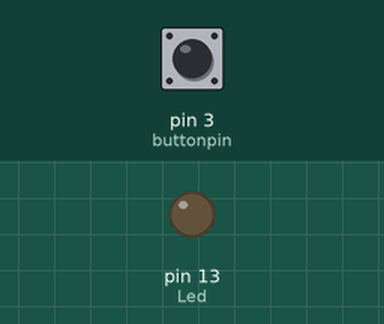
This sketch was run on a simulated Arduino Uno, built with avr-gcc and run on an emulated ATmega328P. On the bench: output pins drawn as LEDs (lit = HIGH). The inputs (shaded band) are chosen by the test bench; at power-on: pin 3 (buttonpin) LOW.

Above: at 1.2 s.
1.3 s: pin 3 (buttonpin) pulled HIGH for 0.15 s
At 1.37 s:
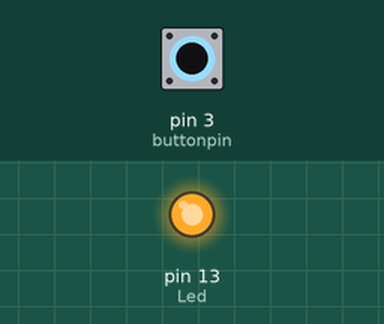
2.9 s: pin 3 (buttonpin) pulled HIGH for 3.2 s
At 7.1 s:
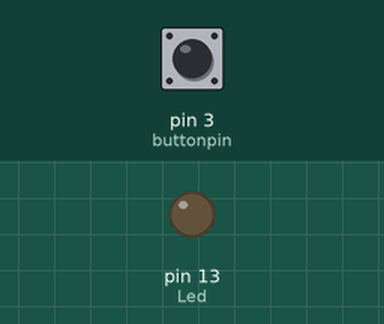
Timing chart, 0 to 8.6 s (numbered marks = the images above; inputs shaded):
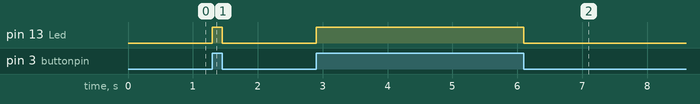

Measured:
- after the input at 1.3 s, pin 13 (Led): LOW → HIGH at once, → LOW 0.15 s later
- after the input at 2.9 s, pin 13 (Led): LOW → HIGH at once, → LOW 3.2 s later

The sketch:

modulo-sensor-audio-digital-out.ino
```cpp
int Led = 13 ;// define LED Interface
int buttonpin = 3; // define D0 Sensor Interface
int val = 0;// define numeric variables val

void setup ()
{
  pinMode (Led, OUTPUT) ;// define LED as output interface
  pinMode (buttonpin, INPUT) ;// output interface D0 is defined sensor
}

void loop ()
{
  val = digitalRead(buttonpin);// digital interface will be assigned a value of pin 3 to read val
  if (val == HIGH) // When the sound detection module detects a signal, LED flashes
  {
    digitalWrite (Led, HIGH);
    Serial.println("highhhh");
  }
  else
  {
    digitalWrite (Led, LOW);
    Serial.println("lowww");
  }
}
```
